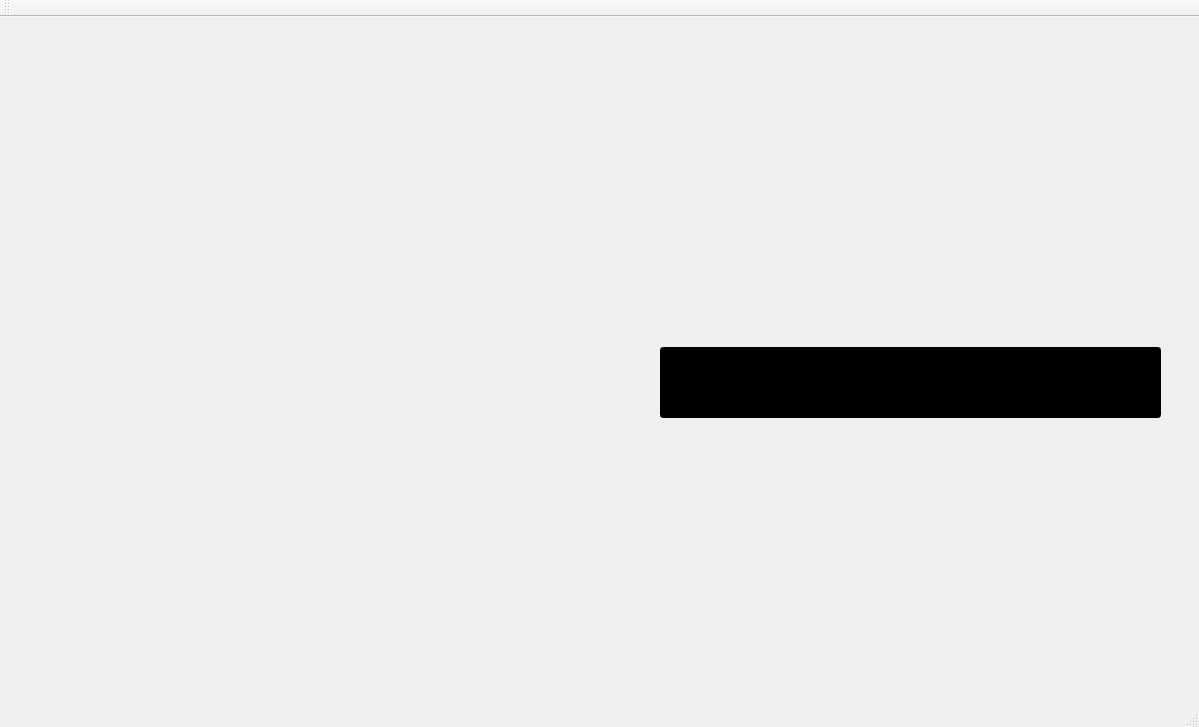
<?xml version="1.0" encoding="UTF-8"?>
<ui version="4.0">
 <class>MainWindow</class>
 <widget class="QMainWindow" name="MainWindow">
  <property name="geometry">
   <rect>
    <x>0</x>
    <y>0</y>
    <width>1199</width>
    <height>727</height>
   </rect>
  </property>
  <property name="windowTitle">
   <string>MainWindow</string>
  </property>
  <property name="styleSheet">
   <string notr="true">background-image: url(:/images/Untitled-3.png);</string>
  </property>
  <widget class="QWidget" name="centralWidget">
   <widget class="QLineEdit" name="lineEdit">
    <property name="geometry">
     <rect>
      <x>660</x>
      <y>330</y>
      <width>501</width>
      <height>71</height>
     </rect>
    </property>
    <property name="styleSheet">
     <string notr="true">color: rgb(164, 0, 0);
background-color: rgb(0, 0, 0);</string>
    </property>
    <property name="text">
     <string/>
    </property>
   </widget>
  </widget>
  <widget class="QMenuBar" name="menuBar">
   <property name="geometry">
    <rect>
     <x>0</x>
     <y>0</y>
     <width>1199</width>
     <height>22</height>
    </rect>
   </property>
  </widget>
  <widget class="QToolBar" name="mainToolBar">
   <attribute name="toolBarArea">
    <enum>TopToolBarArea</enum>
   </attribute>
   <attribute name="toolBarBreak">
    <bool>false</bool>
   </attribute>
  </widget>
  <widget class="QStatusBar" name="statusBar"/>
 </widget>
 <layoutdefault spacing="6" margin="11"/>
 <resources/>
 <connections/>
</ui>
